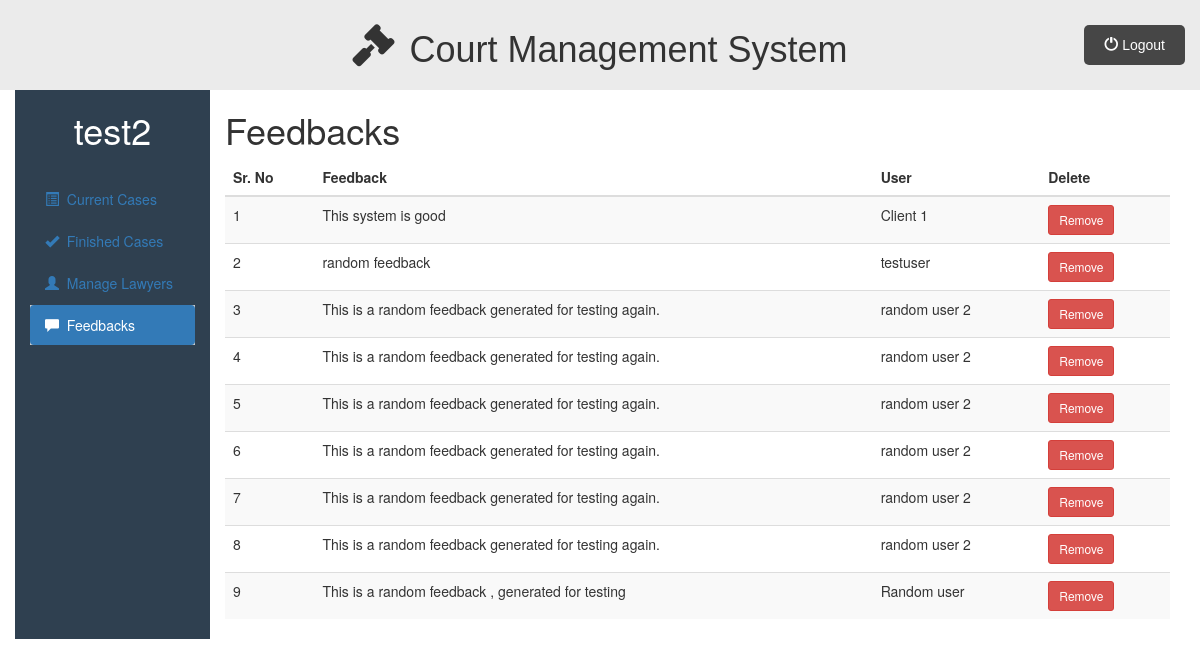
The app's page /admin_dashboard.php?q=feedbacks (signed in) with its own data.
### tables this page shows
CREATE TABLE `feedbacks` (
  `feedback_id` int(11) NOT NULL,
  `feedback_content` varchar(200) NOT NULL,
  `user_name` varchar(50) NOT NULL
);

### admin/feedbacks.php (the view, shortened to what this page needs)
<div class="container-fluid">
    <div class="row">
        <div class="col-sm-2">
            <h1><?php echo htmlspecialchars($_SESSION["admin_name"] ?? ""); ?></h1>
            <br>
            <ul id="side_menu" class="nav nav-pills nav-stacked">
                <li><a href="admin_dashboard.php"><span class="glyphicon glyphicon-list-alt"></span>&nbsp; Current
                        Cases</a></li>
                <li><a href="admin_dashboard.php?q=finishedcases"><span class="glyphicon glyphicon-ok"></span>&nbsp;
                        Finished Cases</a></li>
                <li><a href="admin_dashboard.php?q=managelawyers"><span class="glyphicon glyphicon-user"></span>&nbsp;
                        Manage Lawyers</a></li>
                <li class="active"><a href="admin_dashboard.php?q=feedbacks"><span
                            class="glyphicon glyphicon-comment"></span>&nbsp; Feedbacks</a></li>
            </ul>
        </div>
        <div class="col-sm-10">
            <h1>Feedbacks</h1>
            <div class="table-responsive">
                <table class="table table-striped table-hover">
                    <thead>
                        <tr>
                            <th>Sr. No</th>
                            <th>Feedback</th>
                            <th>User</th>
                            <th>Delete</th>
                        </tr>
                    </thead>
                    <tbody>
                        <?php
                        require_once("includes/db.php");
                        if ($con) {
                            $x = 1;
                            $stmt = $con->prepare("
                                SELECT feedback_id, feedback_content, user_name
                                FROM feedbacks
                                ORDER BY feedback_id DESC
                            ");
                            $stmt->execute();
                            $result = $stmt->get_result();
                            if ($result->num_rows > 0) {
                                while ($row = $result->fetch_assoc()) {
                                    $feedback_id = (int) $row['feedback_id'];
                                    $feedback = htmlspecialchars($row['feedback_content']);
                                    $name = htmlspecialchars($row['user_name']);
                                    echo "
                                    <tr>
                                        <td>{$x}</td>
                                        <td>{$feedback}</td>
                                        <td>{$name}</td>
                                        <td>
                                            <a class='btn btn-danger btn-sm'
                                               href='admin_dashboard.php?q=removefeedback&id={$feedback_id}'
                                               onclick='return confirm(\"Are you sure you want to delete this feedback?\")'>
                                                Remove
                                            </a>
                                        </td>
                                    </tr>";
                                    $x++;
                                }
                            } else {
                                echo "<tr><td colspan='4' class='text-center text-muted'>No feedbacks found</td></tr>";
                            }
                        } else {
                            echo "<tr><td colspan='4' class='text-center text-danger'>Database connection error</td></tr>";
                        }
                        ?>
                    </tbody>
                </table>
            </div>
        </div>
    </div>
</div>

### public/css/style.css (style rules this page uses)
* { padding: 0%; margin: 0%; box-sizing: border-box; }
html { scroll-behavior: smooth; }
ul { list-style-type: none; }
.active, .accordion:hover { background-color: #ccc; }

### public/css/dashboard.css (style rules this page uses)
.row { background-color: #2f4050; }
.col-sm-10 { background-color: #fff; }
.col-sm-2 h1 { color: #fff; text-align:center; }

### records on screen
feedbacks: feedback_content "This system is good", user_name "Client 1"
feedbacks: feedback_content "random feedback", user_name "testuser"
feedbacks: feedback_content "This is a random feedback generated for testing again.", user_name "random user 2"
feedbacks: feedback_content "This is a random feedback generated for testing again.", user_name "random user 2"
feedbacks: feedback_content "This is a random feedback generated for testing again.", user_name "random user 2"
feedbacks: feedback_content "This is a random feedback generated for testing again.", user_name "random user 2"
feedbacks: feedback_content "This is a random feedback generated for testing again.", user_name "random user 2"
feedbacks: feedback_content "This is a random feedback generated for testing again.", user_name "random user 2"
feedbacks: feedback_content "This is a random feedback , generated for testing", user_name "Random user"

### other values on screen
$_SESSION["admin_name"] "test2"
